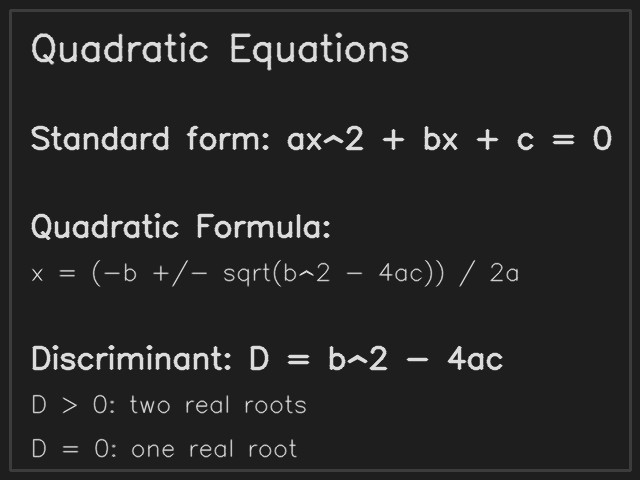
#> input picture backend/tests/fixtures/sample_board_math.jpg, 640 x 480 px
$ python -i image_preprocessor.py   (imports and definitions only)   (older library calls are emulated)
#> lines starting #> are read from the running program, lines starting #| are printed output that depends on the picture; after the words box and inside, x2 and y2 are one past the last pixel; in counts of white or black regions, pixels touching at a corner belong together
#> further down, picture is the input picture: shape (480, 640, 3); min 13, max 236, mean 39.3
"""
Frame validation and board-type-specific image preprocessing.

Pipeline per frame:
  validate_frame()      → reject blurry / dark / undersized frames
  to_ocr_ready()        → board-type enhancement + optional low-light fix

Board type preprocessing paths:
  whiteboard  — coloured or black marker on white/light board
                → low-light enhance → saturation+luminance merge → CLAHE →
                  glare suppression → bilateral filter → upscale ≥ 900 px
  greenboard  — green chalk/marker board
                → low-light enhance → LAB L-channel invert → CLAHE →
                  denoise → sharpen
  blackboard  — very dark board with chalk
                → low-light enhance → grayscale invert → strong CLAHE →
                  denoise → sharpen → upscale ≥ 800 px
  chalkboard  — catch-all dark board (default for black/unknown dark boards)
                → green detection → correct path → CLAHE → denoise →
                  morphological dust removal
  smartboard  — projected digital content
                → light CLAHE only (already high-contrast)

Low-light enhancements (applied before board-specific processing):
  low_light_enhance()  — auto-gamma correction (brightens dark frames)
  denoise_frame()      — fast non-local means denoising (reduces noise grain)
  unsharp_mask()       — sharpens weak/blurry text strokes
"""

from __future__ import annotations

import cv2
import numpy as np
from dataclasses import dataclass


# ── Validation thresholds ──────────────────────────────────────────────────────

MIN_HEIGHT_PX          = 320
MIN_WIDTH_PX           = 480
MIN_LAPLACIAN_VARIANCE = 3.0    # lower = accept webcam/phone motion blur
MIN_MEAN_BRIGHTNESS    = 15.0   # below this = severely underexposed


@dataclass
class ValidationResult:
    is_valid: bool
    reason: str | None = None        # None when valid
    blur_score: float = 0.0
    brightness: float = 0.0


# ── Frame validation ───────────────────────────────────────────────────────────

# [24 lines left out: function validate_frame, not called in this run]


# ── Low-light enhancement primitives ─────────────────────────────────────────

def low_light_enhance(bgr: np.ndarray) -> np.ndarray:
    """
    Auto-gamma correction for dim classroom frames.

    Uses the LAB colour space L-channel so brightness is boosted without
    shifting hue (important for colour-ink detection on whiteboards).

    Gamma applied:
      mean_L < 60  → gamma 1.8  (significantly dark room)
      mean_L < 90  → gamma 1.35 (slightly underexposed)
      mean_L >= 90 → no change

    Returns BGR (same type as input).
    """
    lab = cv2.cvtColor(bgr, cv2.COLOR_BGR2LAB)
#> lab: shape (480, 640, 3); mean of channels 0, 1, 2 38, 128, 128
    l_ch = lab[:, :, 0].astype(np.float32)
    mean_l = float(l_ch.mean())
#> mean_l = 38.03

    if mean_l >= 90.0:
        return bgr  # bright enough, nothing to do

    gamma = 1.80 if mean_l < 60.0 else 1.35
#> gamma = 1.8

    # Build look-up table
    inv_gamma = 1.0 / gamma
#> inv_gamma = 0.556
    lut = (np.arange(256, dtype=np.float32) / 255.0) ** inv_gamma * 255.0
#> lut = 256 values from 0 to 255
    lut = np.clip(lut, 0, 255).astype(np.uint8)

    lab[:, :, 0] = lut[lab[:, :, 0]]
#> lab: shape (480, 640, 3); mean of channels 0, 1, 2 83.2, 128, 128
    return cv2.cvtColor(lab, cv2.COLOR_LAB2BGR)
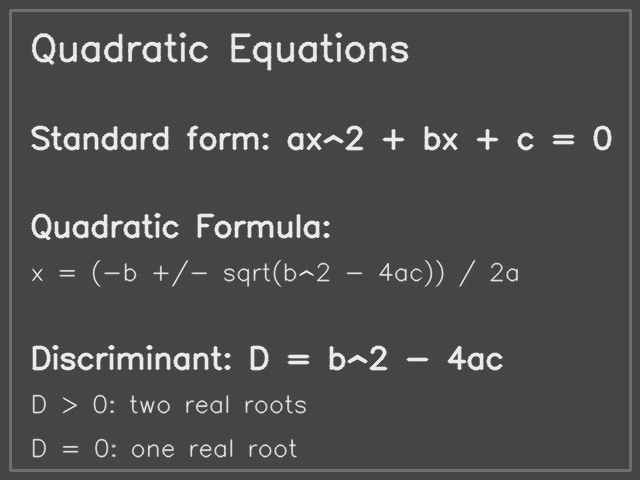
#> returned value: shape (480, 640, 3); mean B, G, R 77.2, 77.2, 77.2


def denoise_frame(gray: np.ndarray) -> np.ndarray:
    """
    Fast non-local means denoising for grayscale board images.

    Reduces sensor grain that appears in low-light captures and helps OCR
    engines produce cleaner segmentations.

    h=8 is moderate — strong enough to remove grain while keeping strokes.
    """
    return cv2.fastNlMeansDenoising(
        gray,
        h=8,
        templateWindowSize=7,
        searchWindowSize=21,
    )


def unsharp_mask(
    gray: np.ndarray,
    sigma: float = 1.2,
    strength: float = 1.2,
) -> np.ndarray:
    """
    Sharpen handwriting strokes using an unsharp mask.

    Result = clip(original + strength × (original − blurred), 0, 255)

    Works as a mild deblurring pass — recovers soft edges caused by:
      - slightly out-of-focus captures
      - motion blur from handheld cameras
      - upscaling artefacts
    """
    blurred = cv2.GaussianBlur(gray, (0, 0), sigmaX=sigma)
    sharpened = cv2.addWeighted(gray, 1.0 + strength, blurred, -strength, 0)
    return np.clip(sharpened, 0, 255).astype(np.uint8)


# ── Low-level building blocks ─────────────────────────────────────────────────

def apply_clahe(
    gray: np.ndarray,
    clip_limit: float = 2.0,
    tile_size: int = 8,
) -> np.ndarray:
    """Contrast Limited Adaptive Histogram Equalization."""
    clahe = cv2.createCLAHE(clipLimit=clip_limit, tileGridSize=(tile_size, tile_size))
    return clahe.apply(gray)


# [8 lines left out: function remove_chalk_dust, not called in this run]


def remove_glare(gray: np.ndarray, threshold: int = 240) -> np.ndarray:
    """
    Inpaint specular glare zones on whiteboards.
    Pixels brighter than `threshold` are reconstructed from surrounding context.
    """
    glare_mask = (gray > threshold).astype(np.uint8) * 255
    if glare_mask.any():
        return cv2.inpaint(gray, glare_mask, inpaintRadius=5, flags=cv2.INPAINT_TELEA)
    return gray


# [21 lines left out: function _is_green_chalkboard, not called in this run]


def _upscale_if_small(gray: np.ndarray, min_short_edge: int = 900) -> np.ndarray:
    """Legacy wrapper — prefer _adaptive_upscale for new call-sites."""
    return _adaptive_upscale(gray, target_short_edge=min_short_edge)


def _adaptive_upscale(gray: np.ndarray, target_short_edge: int = 1800) -> np.ndarray:
    """
    Upscale the short edge to at least `target_short_edge` px using an
    iterative 2× strategy that preserves stroke sharpness better than a
    single large resize.

    Why iterative?
      A single 6× LANCZOS4 from a 150 px board crop produces a blurry
      result — the algorithm has too little source information.  Doubling
      with a sharpen pass between each step progressively restores stroke
      edges at every scale level, giving the OCR engine significantly
      cleaner input.

    Strategy:
      • While short edge < target AND scale factor remaining > 1.3:
          – 2× LANCZOS4 resize
          – CLAHE to recover local contrast after interpolation
          – Unsharp mask to re-crisp letter strokes
      • Final single LANCZOS4 step if target not quite reached.
    """
    cur_min = min(gray.shape[:2])
    if cur_min >= target_short_edge:
        return gray

    total_scale = target_short_edge / cur_min
    result = gray.copy()

    # Iterative 2× steps while remaining scale > 1.3
    while True:
        cur_min_now = min(result.shape[:2])
        remaining = target_short_edge / cur_min_now
        if remaining <= 1.05:
            break

        # Use 2× per step, or the exact remaining scale if < 2
        step_scale = min(2.0, remaining)
        new_w = int(result.shape[1] * step_scale)
        new_h = int(result.shape[0] * step_scale)
        result = cv2.resize(result, (new_w, new_h), interpolation=cv2.INTER_LANCZOS4)

        # Re-apply contrast and sharpening at each scale level
        # (Only when we're still more than halfway to target — avoids
        #  over-processing the final step)
        if step_scale > 1.3:
            result = apply_clahe(result, clip_limit=2.0, tile_size=8)
            result = unsharp_mask(result, sigma=0.8, strength=0.7)

    return result


# ── Per-board-type preprocessing paths ───────────────────────────────────────

# [75 lines left out: functions _preprocess_chalkboard, _preprocess_blackboard, _preprocess_greenboard, not called in this run]


def _preprocess_whiteboard(bgr: np.ndarray) -> np.ndarray:
    """
    Whiteboard path — handles ANY ink colour on a white/light board.

    Why standard grayscale fails for coloured markers:
      Luminance formula: 0.587·G + 0.299·R + 0.114·B
      • Green ink  (BGR 0,200,0)  → ~117/255  (medium grey, poor contrast)
      • Blue marker(BGR 200,0,0)  → ~23/255   (dark, fine)
      • Black marker → ~0/255     (perfect)
      At 3 m green ink (~46% contrast) is frequently missed by OCR.

    Better approach — dual channel merge:
      a) HSV Saturation (inverted): coloured ink HIGH sat → inverted = dark.
         Catches green, blue, red, purple.
      b) Standard grayscale: catches black/dark ink.
      Taking the MINIMUM means whichever channel detects darker "wins".

    Pipeline:
      1. Low-light enhance    — dim classroom correction
      2. Saturation ink detect (coloured markers)
      3. Grayscale ink detect  (dark markers)
      4. Merge: minimum(sat_inv, gray)
      5. CLAHE clip=3.0
      6. Glare suppression (whiteboard specular reflections)
      7. Bilateral filter     (smooths noise, keeps edges)
      8. Upscale to ≥ 900 px  (critical for text at 3 m)
      9. Denoise + Sharpen
    """
    # ── 1. Low-light correction ───────────────────────────────────────────────
    bgr = low_light_enhance(bgr)

    # ── 2. Saturation channel (coloured ink detector) ─────────────────────────
    hsv = cv2.cvtColor(bgr, cv2.COLOR_BGR2HSV)
#> hsv: shape (480, 640, 3); mean H, S, V 0.3, 0, 77.2
    sat = hsv[:, :, 1]           # 0=white/grey, 255=vivid colour
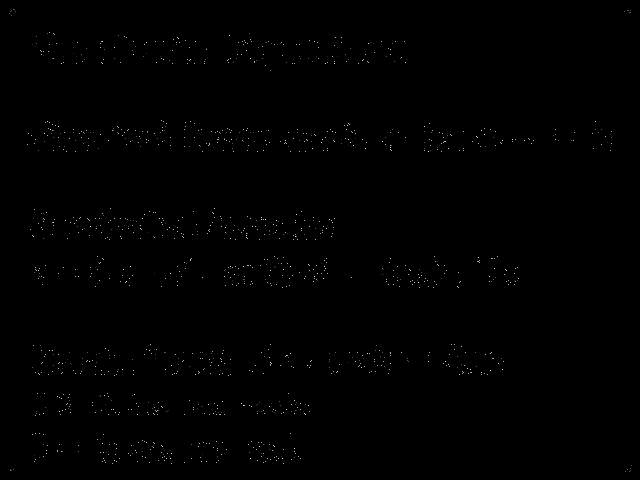
#> sat: shape (480, 640); min 0, max 6, mean 0.0169; drawn with min black and max white
    ink_from_sat = cv2.bitwise_not(sat)  # coloured ink → dark, white board → bright

    # ── 3. Grayscale (dark-ink detector) ─────────────────────────────────────
    gray = _to_gray(bgr)         # black marker → dark, white background → bright

    # ── 4. Red-ink explicit channel (handles partially-dried / low-saturation red)
    # Red dominance: R channel significantly exceeds both G and B.
    # This catches dry-erase red markers that may have moderate saturation (~100–180)
    # but still have clear R >> G/B channel dominance.
    b_ch = bgr[:, :, 0].astype(np.float32)
    g_ch = bgr[:, :, 1].astype(np.float32)
    r_ch = bgr[:, :, 2].astype(np.float32)
    red_dom = np.clip(r_ch - np.maximum(g_ch, b_ch), 0, 255).astype(np.uint8)
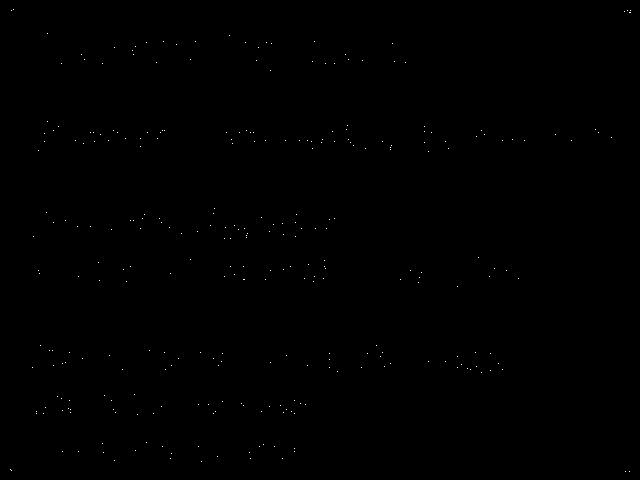
#> red_dom: shape (480, 640); values 0 (black) and 1 (white), 0.1% white in thin lines or dots
    red_ink_dark = cv2.bitwise_not(red_dom)  # red ink → dark, non-red areas → bright
#> red_ink_dark: shape (480, 640); values 254 (black) and 255 (white), 99.9% white; black in thin lines or dots

    # ── 5. Merge: minimum across all detectors → all ink dark, background bright
    combined = np.minimum(np.minimum(ink_from_sat, gray), red_ink_dark)

    # ── 5. Contrast + noise ───────────────────────────────────────────────────
    enhanced = apply_clahe(combined, clip_limit=3.0, tile_size=8)

    # ── 6. Glare suppression ──────────────────────────────────────────────────
    deglared = remove_glare(enhanced, threshold=240)
#> in remove_glare, `glare_mask = (gray > threshold).astype(np.uint8) * 255`:
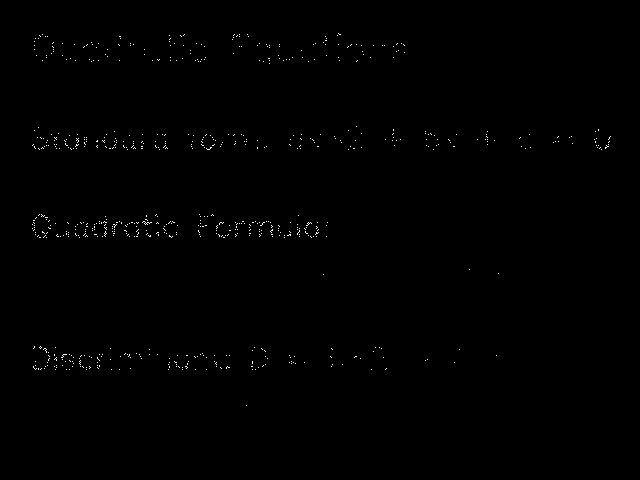
#> glare_mask: shape (480, 640); 0.35% white in thin lines or dots, all inside (x1, y1, x2, y2) = (32, 33, 611, 406)

    # ── 7. Bilateral filter (smooth noise, preserve ink edges) ───────────────
    smoothed = cv2.bilateralFilter(deglared, d=9, sigmaColor=75, sigmaSpace=75)
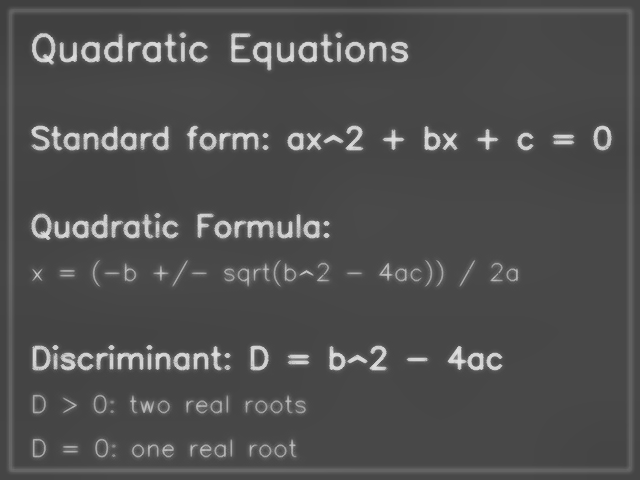
#> smoothed: shape (480, 640); min 63, max 226, mean 79.3

    # ── 8. Adaptive upscale for distant text (≥ 1800 px short edge) ────────
    upscaled = _adaptive_upscale(smoothed, target_short_edge=1800)
#> the loop in _adaptive_upscale, `while True:` made 3 passes
#> pass 1, in _adaptive_upscale, `result = apply_clahe(result, clip_limit=2.0, tile_size=8)`:
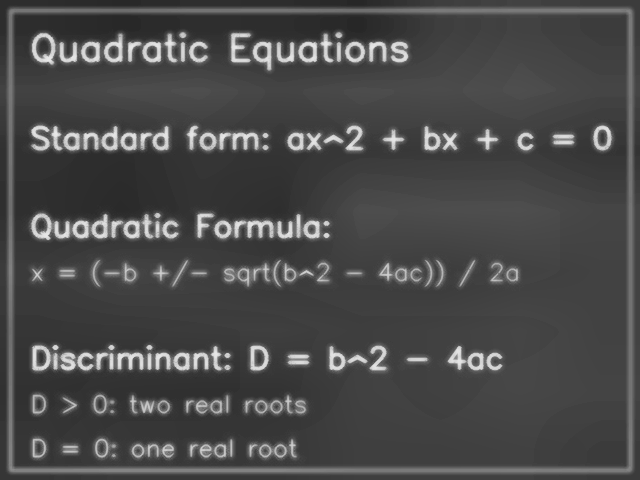
#> result: shape (960, 1280) (shown at 1/2 size); min 38, max 245, mean 73.9
#> after the loop in _adaptive_upscale, `while True:`:
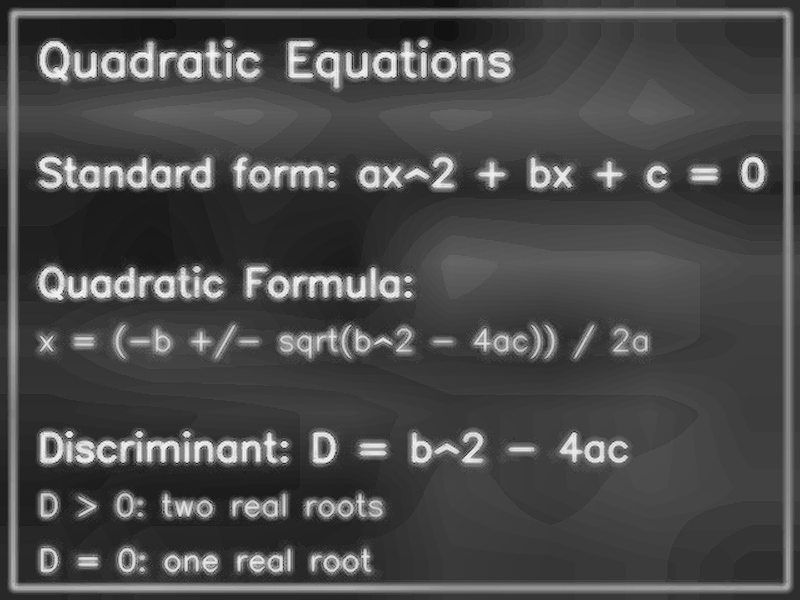
#> result: shape (1800, 2400) (shown at 1/3 size); min 0, max 255, mean 74.7

    # ── 9. Final denoise + sharpen ────────────────────────────────────────────
    denoised = denoise_frame(upscaled)
    return unsharp_mask(denoised, sigma=1.0, strength=0.9)


# [58 lines left out: functions _preprocess_smartboard, preprocess_for_board, to_ocr_ready, not called in this run]


# ── Internal helpers ──────────────────────────────────────────────────────────

def _to_gray(image: np.ndarray) -> np.ndarray:
    if len(image.shape) == 2:
        return image
    return cv2.cvtColor(image, cv2.COLOR_BGR2GRAY)

>>> import cv2
>>> picture = cv2.imread('../../tests/fixtures/sample_board_math.jpg')
>>> result = _preprocess_whiteboard(picture)

$ run again, on backend/tests/fixtures/sample_board_physics.jpg
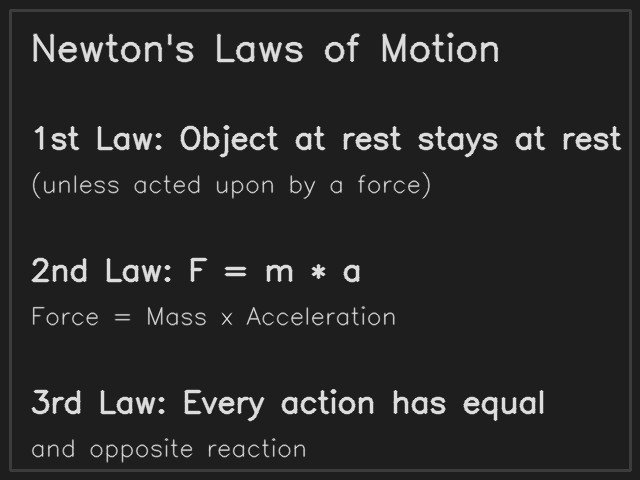
#> input picture backend/tests/fixtures/sample_board_physics.jpg, 640 x 480 px
#> picture is the input picture: shape (480, 640, 3); min 13, max 234, mean 40.4
#> mean_l = 39.24
#> gamma = 1.8
#> inv_gamma = 0.556
#> lut = 256 values from 0 to 255
#> hsv: shape (480, 640, 3); mean H, S, V 0.3, 0, 78.3
#> in _preprocess_whiteboard, `red_dom = np.clip(r_ch - np.maximum(g_ch, b_ch), 0, 255).astype(np.uin..`:
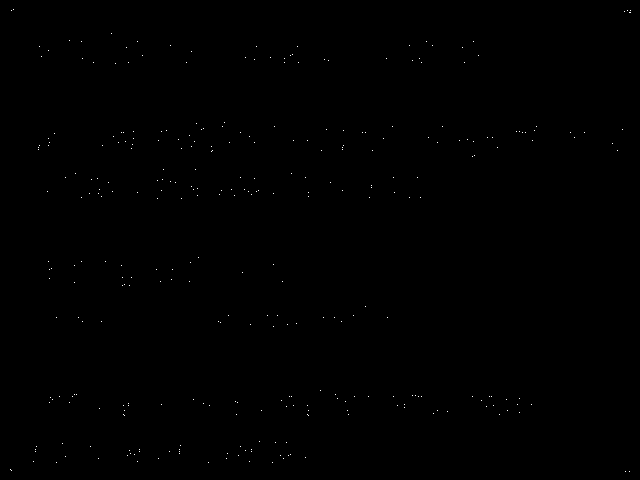
#> red_dom: shape (480, 640); values 0 (black) and 1 (white), 0.11% white in thin lines or dots
#> red_ink_dark: shape (480, 640); values 254 (black) and 255 (white), 99.9% white; black in thin lines or dots
#> glare_mask: shape (480, 640); 0.5% white in thin lines or dots, all inside (x1, y1, x2, y2) = (33, 34, 621, 420)
#> after the loop in _adaptive_upscale, `while True:`:
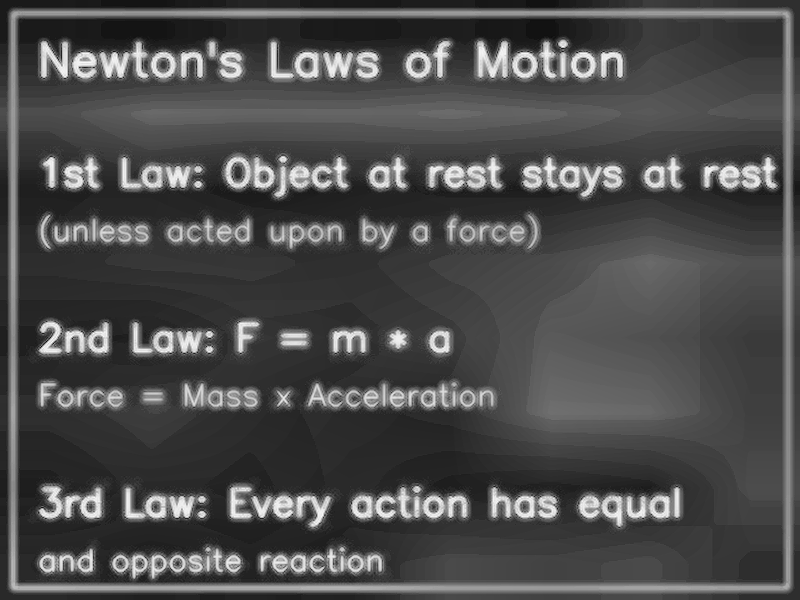
#> result: shape (1800, 2400) (shown at 1/3 size); min 0, max 255, mean 76.6
